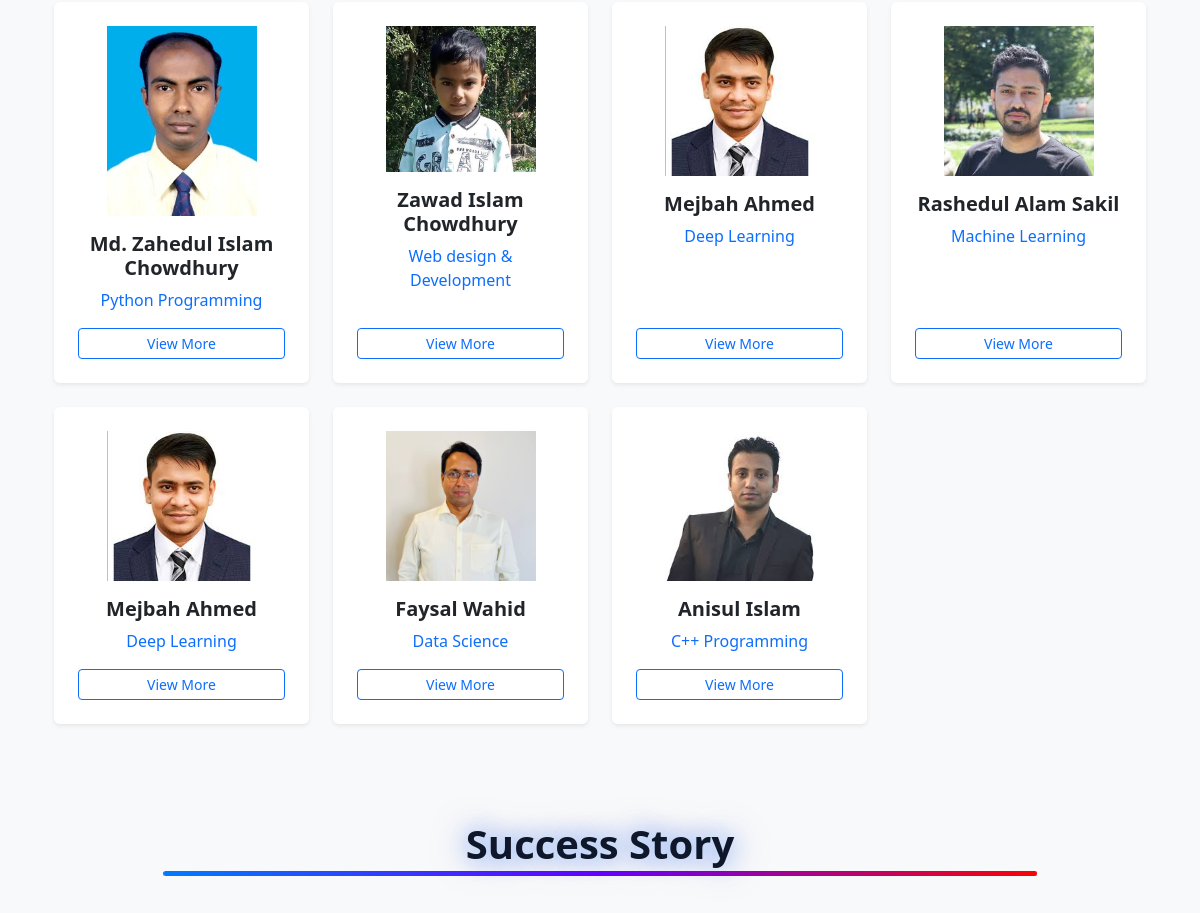
Before: / (middle part) with the older database file.
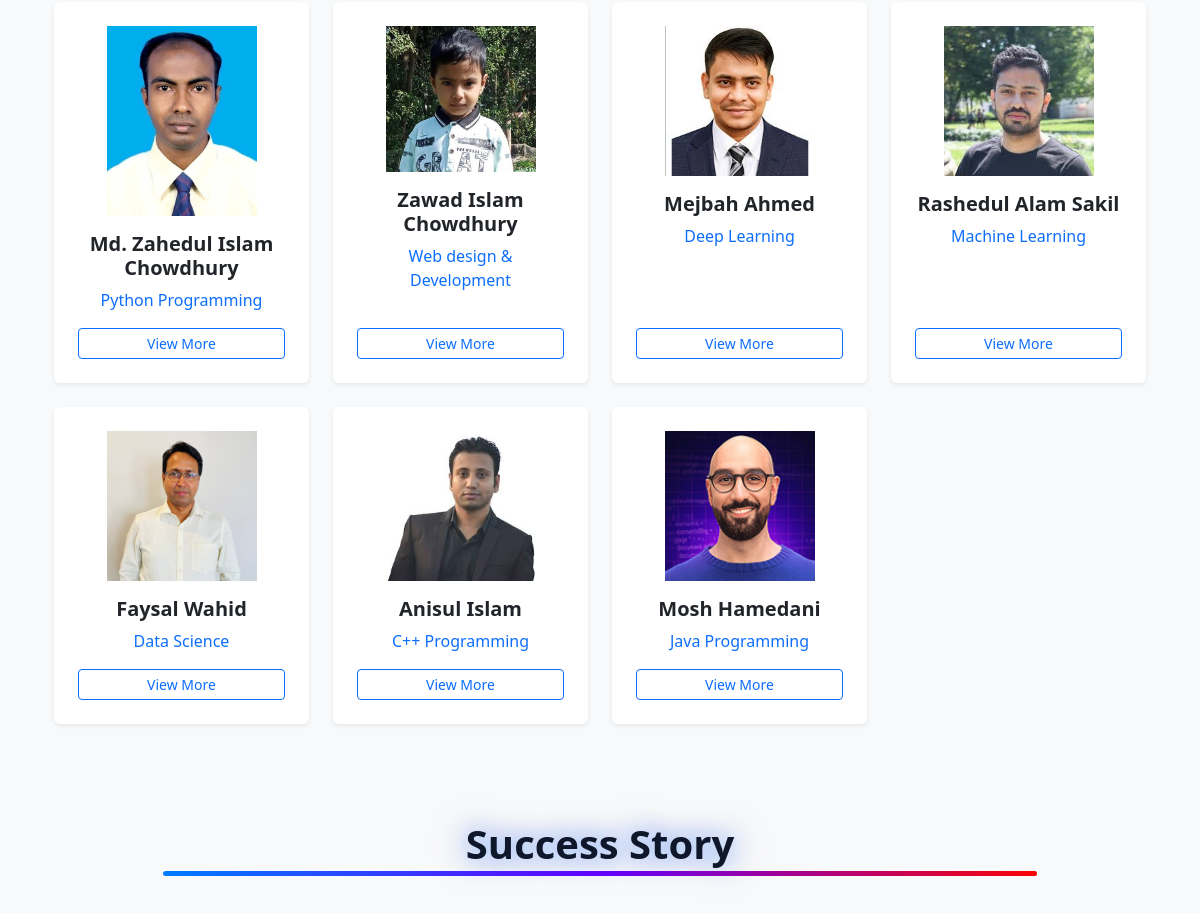
After: the same page with the newer database file.
### New_Vision/models.py (models this page shows, shortened)
class Instructor(models.Model):
    name = models.CharField(max_length=100)
    department = models.CharField(max_length=100)
    email = models.EmailField(unique=True)
    phone = models.CharField(max_length=15)  # Changed IntegerField → CharField
    picture = models.ImageField(upload_to='instructors/')

### New_Vision/views.py (the view)
# urls.py: path('',views.home_page,name='home'),
def home_page(request):
    instructors=Instructor.objects.all()
    return render(request,'home.html',{'instructors':instructors})

### New_Vision/templates/home.html (shortened to what this page needs)
{% extends "base.html" %}
{% load static %}
{% block content %}
<section class="py-5">
  <div class="container">
    <div class="row g-4">
      {% for i in instructors  %}
      <div class="col-md-3">
        <div class="card border-0 shadow-sm h-100 text-center p-4">
           <img src="{{i.picture.url}}" alt="Students" class="mx-auto mb-3 course-img" width="150">
          <h5 class="fw-bold mb-2">{{i.name}}</h5>
          <p class="text-primary bold">{{i.department}}</p>
          <a href="" class="btn btn-outline-primary btn-sm mt-auto">View More</a>
        </div>
      </div>
      {% endfor %}
</section>
<section class="py-5">
  <div class="container">
     <h2 class="text-center fw-bold mb-5 section-title">Success Story</h2>
    <div class="row g-4">
    </div>
  </div>
</section>
{% endblock %}

Changed rows visible on the page:
removed Instructor: picture (picture), name "Mejbah Ahmed", department "Deep Learning"
added Instructor: picture (picture), name "Mosh Hamedani", department "Java Programming"
